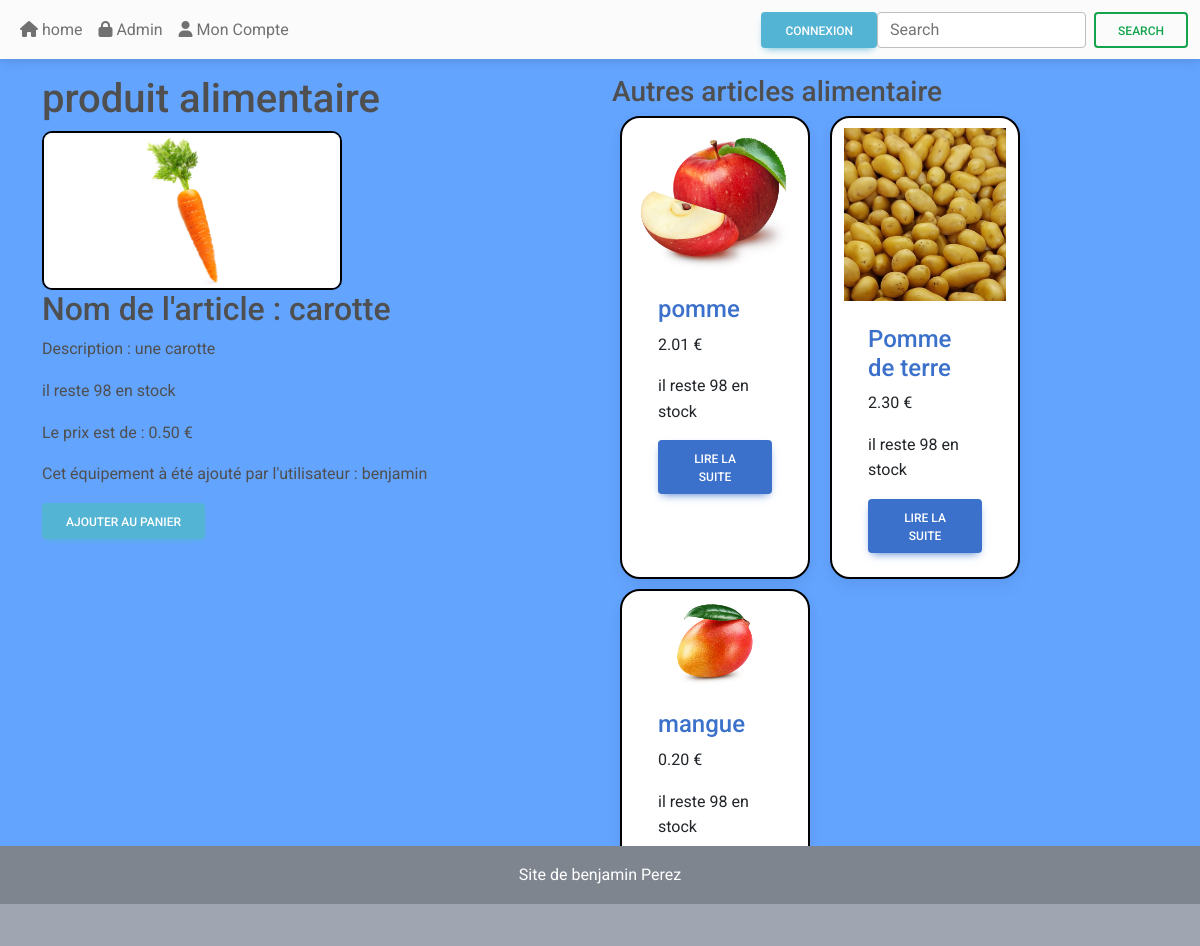
Page /gestion/article/16 on the committed database.
### gestion/models.py (models this page shows, shortened)
class Category(models.Model):
    name=models.CharField(max_length=150)
    def __str__(self) -> str:
        return self.name

class Article(models.Model):
    user=models.ForeignKey(User, on_delete=models.CASCADE,null=True)
    title=models.CharField(max_length=50)
    description=models.TextField()
    image=models.ImageField(upload_to='media',null=True,blank=True)
    created_at=models.DateTimeField(auto_now_add=True)
    updated_at=models.DateTimeField(auto_now=True)
    category=models.ForeignKey(Category,on_delete=models.CASCADE)
    prix = models.DecimalField(max_digits=10, decimal_places=2)
    quantité=models.IntegerField(default=0,null=False,validators=[MinValueValidator(0)])

### gestion/views.py (the view)
# urls.py: path('gestion/article/<int:id>',detail,name='detail'),
def detail(request,id):
    article=Article.objects.get(id=id)
    categoryy=article.category
    articles_en_relation=Article.objects.filter(category=categoryy)
    name_category=article.category
    return render(request,'detail.html',{"article":article,"aer":articles_en_relation,"name_cate":name_category})

### gestion/templates/detail.html (shortened to what this page needs)
{%load static%}
{%include 'head.html'%}
<link rel="stylesheet" href="{% static 'style_detail.css' %}">
<body>
    <header>
        {% include 'nav.html' %}
    </header>
    <main>
        <div class="container">
            <div class="row">
                <div class="col-md-6">
                    <h1 class=" mt-3"> produit {{name_cate}}</h1>
                    <img src="{{article.image.url}}" alt="" id="img_detail">
                    <h2> Nom de l'article : {{article.title}}</h2>
                    <p>Description : {{article.description}}</p>
                    <p>il reste {{article.quantité}} en stock</p>
                    <p>Le prix est de : {{article.prix}} €</p>
                    <p>Cet équipement à été ajouté par l'utilisateur : {{article.user}}</p>
                    {% if user.is_authenticated %}
                    <a href="{% url 'add_panier' article.id %}" class="btn btn-info">Ajouter au panier</a>
                    {% else %}
                    <a href="{% url 'login-site'  %}" class="btn btn-info">Ajouter au panier</a>
                    {% endif %}
                </div>
                <div class="col-md-6">
                    <h3 class="mt-3">Autres articles {{name_cate}} </h3>
                    <div class="row">
                        {% for art in aer %}
                        {% if art.id != article.id %}
                        {%include 'card_detail.html'%}
                        {% endif %}
                        {% endfor %}
                    </div>
                </div>
            </div>
        </div>
    </main>
        {% include 'footer.html' %}
</body>

### gestion/templates/card_detail.html
{%load static%}
{%include 'head.html'%}
<link rel="stylesheet" href="{% static 'style_detail.css' %}">
<div id="card_" class="card col-12 col-md-4 col-lg-4 col-xl-4">
  <img class="card-img-top" src="{{ art.image.url }}" alt="image_card"></img>
  <div class="card-body">
      <h4 class="card-title"><a href="{% url 'detail' art.id %}"> {{art.title}} </a></h4>
      <p class="card-text"> {{art.prix}} €</p>
      <p>il reste {{article.quantité}} en stock</p>
      <a href="{% url 'detail' art.id %}" class="btn btn-primary">Lire la suite</a>
  </div>
</div>

### static/style_detail.css (style rules this page uses)
img { width: 300px; }
#img_detail { border: solid black 2px; border-radius: 10px; }
body { padding: 0; margin: 0; background-color: #63A4FF; }
.card { max-width: 200px; margin-bottom: 10px; margin-left: 20px; border: solid black 2px; border-radius: 20px; }
.card img { padding-top: 10px; }
.card a { text-decoration: none !important; }
.card p { overflow: hidden; }
main { min-height: 100%; position: relative; padding-bottom: 0; }

### rows in the picture
Category: name "alimentaire"
Article: image (picture), title "carotte", description "une carotte", quantité "98", prix "0.50", user "benjamin"
Article: image (picture), title "pomme", prix "2.01"
Article: image (picture), title "Pomme de terre", prix "2.30"
Article: image (picture), title "mangue", prix "0.20"
